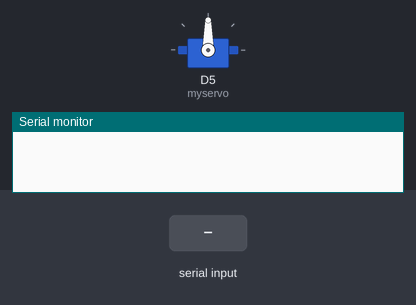
The sketch below on a simulated Arduino Zero (SAMD21). Parts: servo, the last lines printed to the serial monitor. The test bench sets the inputs (shaded band).

Above: at 1.2 s.
1.3 s: "30,150\n" received over the second serial link
At 3.5 s:
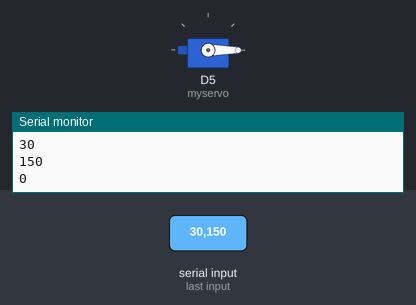
3.8 s: "90,45\n" received over the second serial link
At 4.1 s:
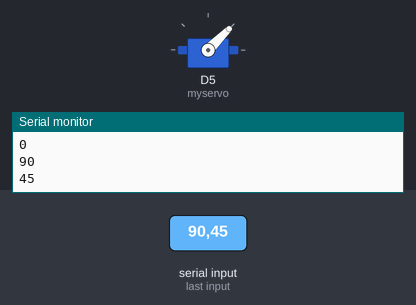
6.3 s: "200\n" received over the second serial link
At 6.6 s:
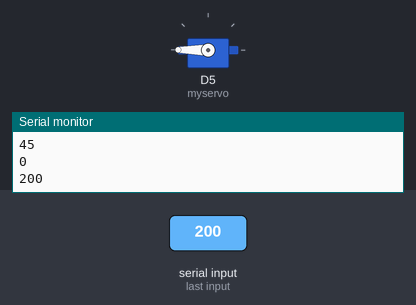
Timing chart, 0 to 9.3 s (numbered marks = the images above; inputs shaded):
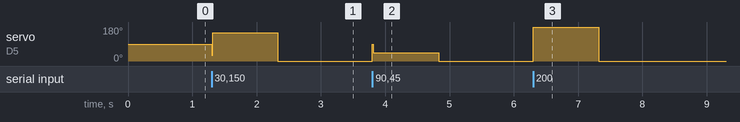

Measured:
- after the input at 1.3 s, servo on D5 (myservo): 90° → 150° at once, → 0° 1.0 s later
- after the input at 3.8 s, servo on D5 (myservo): 0° → 45° at once, → 0° 1.0 s later
- after the input at 6.3 s, servo on D5 (myservo): 0° → 180° at once, → 0° 1.0 s later

The sketch:

servo_motor_with_jetson.ino
```cpp
#include <Servo.h>


Servo myservo;  // create servo object to control a servo

int val;    // variable to read the value from the analog pin

void setup() {
  SerialUSB.begin(115200);
  Serial1.begin(115200); // Initialize hardware serial port, pins 0/1
  myservo.attach(5);  // attaches the servo on pin 9 to the servo object
}

void loop() {
    if (Serial1.available() > 0) {
    val = Serial1.parseInt();
    myservo.write(val);
    SerialUSB.println(val);
    delay(15);
  }
}
```
